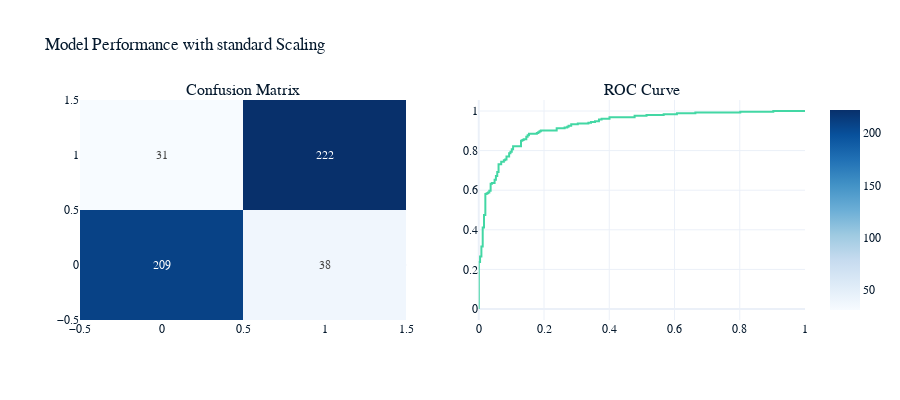
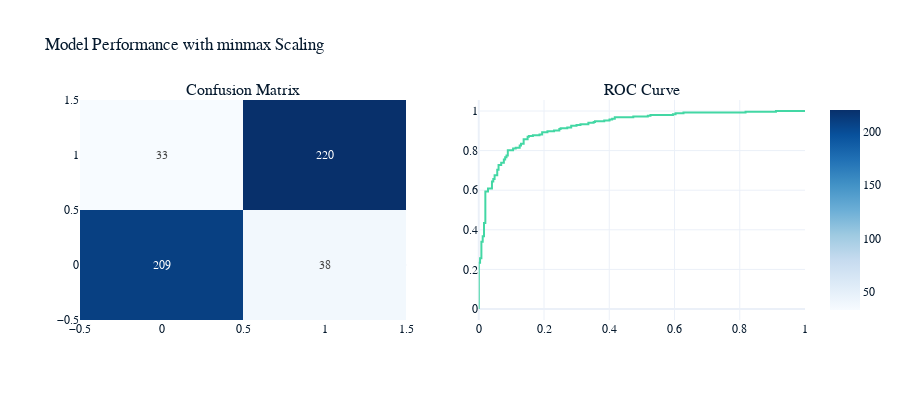
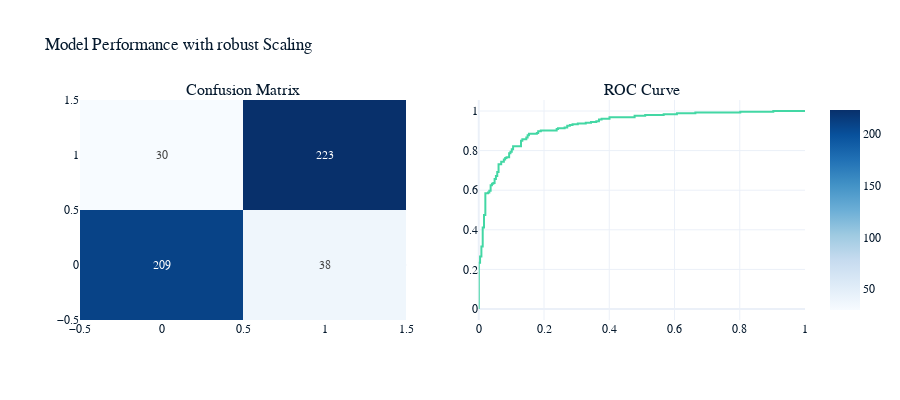

Notebook code for these charts, in order:
### Code cell
# Test different scalers
scaling_methods = ['standard', 'minmax', 'robust']
results = {}

for scaling in scaling_methods:
   model, metrics = train_baseline_model(X_train, X_test, y_train, y_test, scaling)
   results[scaling] = metrics

# Compare scaling methods
results_df = pd.DataFrame(results).round(3)
print("\nScaling Methods Comparison:")
print(results_df)
